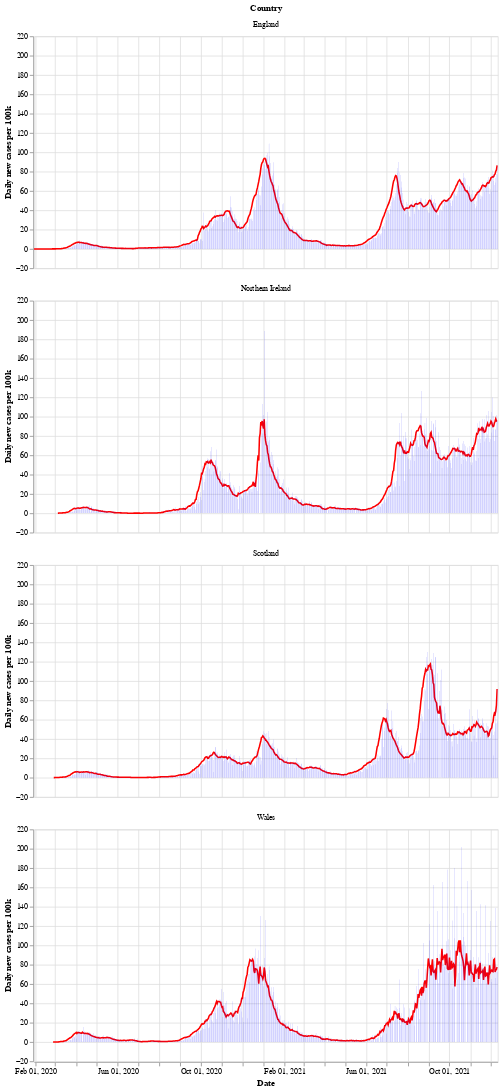

Write notebook code for a chart like this one.
### Markdown cell above
Next is a bar chart of the number of new cases in each country (per 100k population), with the 7 day moving average of cases. Again we see that Wales saw a longer period of raising and falling cases compared to the other countries.

After a period of cases falling, each nation is now seeing a rise in the number of cases - especially in Wales.

### Code cell
# collapse
bars = alt.Chart(uk_cases).mark_bar().encode(
    x=alt.X("yearmonthdate(date):T", axis=alt.Axis(title='Date')),
    y=alt.Y("newCasesRate:Q", axis=alt.Axis(title='Daily new cases per 100k')),
    tooltip='newCasesRate',
    color=alt.condition(
        alt.datum.dailyChange > 0,
        alt.value("orange"),  # The positive color
        alt.value("blue")  # The negative color
    )
).properties(title='New cases per 100k population with rolling 7 day average', width=600).interactive()
line = alt.Chart(uk_cases).mark_line(
    color='red',
    size=2,
).transform_window(
    rolling_mean='mean(newCasesRate)',
    frame=[0, 7],
    groupby=['areaName']
).encode(
    x='yearmonthdate(date):T',
    y='rolling_mean:Q'
)
alt.layer(line, bars, data=uk_cases).facet(alt.Row('areaName', title='Country'), columns=1)

### Figure 1 — Vega-Lite specification as saved in the notebook (floating-point values rounded to 4 significant figures; data arrays with more than 128 entries replaced by an {"elided": "..."} marker saying what was removed)
{"config": {"view": {"continuousWidth": 400, "continuousHeight": 300}}, "data": {"name": "data-e512330d6b0dcd0528d6dc4f0e104e3c"}, "facet": {"type": "nominal", "field": "areaName", "title": "Country"}, "spec": {"layer": [{"mark": {"type": "line", "color": "red", "size": 2}, "encoding": {"x": {"type": "temporal", "field": "date", "timeUnit": "yearmonthdate"}, "y": {"type": "quantitative", "field": "rolling_mean"}}, "transform": [{"window": [{"op": "mean", "field": "newCasesRate", "as": "rolling_mean"}], "frame": [0, 7], "groupby": ["areaName"]}]}, {"mark": "bar", "encoding": {"color": {"condition": {"value": "orange", "test": "(datum.dailyChange > 0)"}, "value": "blue"}, "tooltip": {"type": "quantitative", "field": "newCasesRate"}, "x": {"type": "temporal", "axis": {"title": "Date"}, "field": "date", "timeUnit": "yearmonthdate"}, "y": {"type": "quantitative", "axis": {"title": "Daily new cases per 100k"}, "field": "newCasesRate"}}, "selection": {"selector002": {"type": "interval", "bind": "scales", "encodings": ["x", "y"]}}, "title": "New cases per 100k population with rolling 7 day average", "width": 600}]}, "columns": 1, "$schema": "https://vega.github.io/schema/vega-lite/v4.8.1.json", "datasets": {"data-e512330d6b0dcd0528d6dc4f0e104e3c": {"elided": "2632 records"}}}
